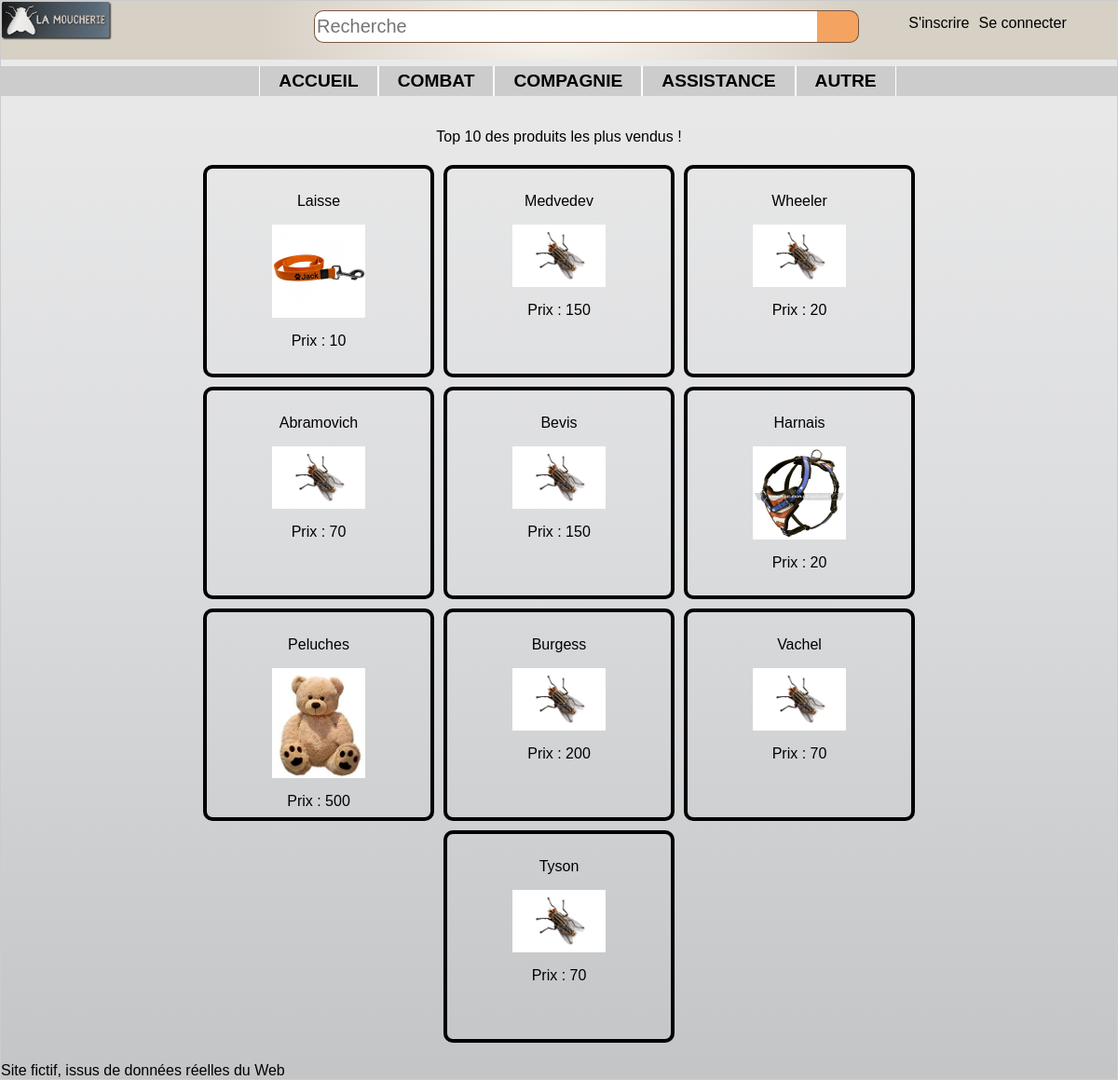
/controler/main.ctrl.php, run on the app's committed database.
### tables this page shows
CREATE TABLE categorie (
	id INTEGER PRIMARY KEY,
	nom TEXT,
	pere INTEGER,
	FOREIGN KEY(pere) REFERENCES categorie(id)
);

CREATE TABLE quantachat (
	ref INTEGER PRIMARY KEY,
	quantite INTEGER,
	FOREIGN KEY(ref) REFERENCES article(ref)
);

CREATE TABLE article (
	ref INTEGER PRIMARY KEY,
	libelle TEXT,
	description TEXT,
	categorie INTEGER,
	prix REAL,
	image TEXT,
	FOREIGN KEY(categorie) REFERENCES categorie(id)
);

### controler/articles.ctrl.php (called while the page is built, shortened)
<?php
if (isset($_GET['cat']))
  $cat = $_GET['cat'];
else
  $cat = 0;
if (isset($_GET['ref'])){
  $ref = $_GET['ref'];
  if (isset($_GET['pred'])){
    $articles = $dao->prec($ref, $cat);
  }elseif (isset($_GET['next'])){
    $articles = $dao->next($ref, $cat);
  }
}else if ( $cat == 0){
  $articles = $dao->getBestArticle();
}else{
  $articles = $dao-> firstN($cat);
}
$next = $dao->next(end($articles)->ref, $cat);
include("../view/articles.view.php");
?>

### model/DAO.class.php (called while the page is built, shortened)
<?php
    $dao = new DAO();
    class DAO {
        private $db;
        function __construct() {
            try {
              $this->db = new PDO('sqlite:../data/db/lamoucherie.db');
            }
            catch (PDOException $e){
              die("erreur de connexion:".$e->getMessage());
            }
        }
        function getBestArticle(){
            $req = "SELECT * FROM article,quantachat WHERE article.ref=quantachat.ref ORDER BY quantite DESC LIMIT 10";
            $descripteur = $this->db->query($req);
            $result = $descripteur->fetchAll(PDO::FETCH_CLASS, 'Article');
            return $result;
        }
        function getAllCat() : array {
            $catPere = "SELECT * FROM categorie WHERE id=pere";
            $descripteur = $this->db->query($catPere);
            $resCatPere = $descripteur->fetchAll(PDO::FETCH_CLASS, 'Categorie');
            $resultat = array();
            foreach ($resCatPere as $key => $value) {
              $sousCatPere = "SELECT * FROM categorie WHERE pere=$value->id AND id!=pere";
              $descripteur = $this->db->query($sousCatPere);
              $resSousCatPere = $descripteur->fetchAll(PDO::FETCH_CLASS, 'Categorie');
              array_unshift($resSousCatPere, $value);
              $resultat[] = $resSousCatPere;
            }
            return $resultat;
        }
    }
    ?>

### view/articles.view.php (the view, shortened to what this page needs)
<?php
include("../view/header.php");
echo '<section class="parcourir">';
  if ($cat==0){
    echo "<p>Top 10 des produits les plus vendus !</p>";
  }
echo '</section>';
echo '<section class="articles">';
  $PATH = '../view/imgArticles/';
  foreach ($articles as $key => $article) {
    $img = $PATH.$article->image;
    echo"<a href=\"../controler/main.ctrl.php?cat=$cat&refArticle=$article->ref\">";
      echo '<article>';
        echo "<p>$article->libelle</p>";
        echo "<p><img src='$img' /></p>";
        echo "<p>Prix : $article->prix</p>";
      echo '</article>';
    echo"</a>";
  }
echo '</section>';
include("../view/footer.php");
?>

### view/header.php (shortened to what this page needs)
<html>
<head>
  <link rel="stylesheet" type="text/css" href="../view/design/style.css">
</head>
<body class="bridge">
  <header>
    <img src="../view/design/logo-moucherieTrans.png" alt="logo-moucherieTrans">
    <form class="formulaire" action="index.html" method="post">
      <input class="champ" type="text" placeholder="Recherche"/>
      <input class="bouton" type="button" value=" " />
    </form>
  </header>
  <nav class="connexion">
    <ul>
      <?php
          if ($userConnected){
            echo "<li>MON COMPTE";
              echo "<ul>";
                echo "<li><a href=\"../controler/main.ctrl.php?panier=1\">Mon panier</a></li>";
                echo "<li><a href=\"../controler/main.ctrl.php?infocompte=1\">Information compte</a></li>";
                if(  $_SESSION['statut'] == 'admin'){
                  echo "<li><a href=\"../controler/main.ctrl.php?admin=1\">Administration</a></li>";
                }
                echo "<li><a href=\"../controler/main.ctrl.php?deconnexion=1\">Déconnexion</a></li>";
              echo "</ul>";
            echo "</li>";
          }else{
            echo "<li><a href=\"../controler/main.ctrl.php?inscription=1\">S'inscrire</a></li>";
            echo "<li><form action=\"../controler/main.ctrl.php\" method=\"get\">Se connecter";
            echo "</form></li>";
          }
       ?>
    </ul>
  </nav>
  <nav class="menu">
    <ul>
      <li><a href="../controler/main.ctrl.php">accueil</a></li>
      <?php
        foreach ($listeCategorie as $key => $value) {
          if (sizeof($value)>1){
            $catPere = $value[0]->nom;
            $numCat = $value[0]->id;
            echo"<li><a href=\"../controler/main.ctrl.php?cat=$numCat\">$catPere</a>";
            echo"</li>";
          }else{
            $catPere = $value[0]->nom;
            $numCat = $value[0]->id;
            echo"<li><a href=\"../controler/main.ctrl.php?cat=$numCat\">$catPere</a></li>";
          }
        }
      ?>
    </ul>
  </nav>

### view/design/style.css (style rules this page uses)
.bridge { background-image: -webkit-linear-gradient(top, #EBEBEB 0%, #DCDDDF 48%, #C4C5C7 99%); background-image: linear-gradient(-180deg, #EBEBEB 0%, #DCDDDF 48%, #C4C5C7 99%); margin: 0px; }
body { font-family: HelveticaNeueW01-Thin,HelveticaNeueW02-Thin,HelveticaNeueW10-35Thin,sans-serif; margin: auto; border: 1px solid #CCC; box-shadow: 10px 10px 5px #888888; }
header { font-size:large; font-weight: bolder; width: 100%; border-left: none; border-right: none; margin: 0px; margin-top: 0px; padding: 0px; display: flex; position: fixed; justify-content: space-between; background-image: -webkit-radial-gradient(27% 185%, #F9F6F1 0%, #D7D0C5 100%); background-image: radial-gradient(27% 185%, #F9F6F1 0%, #D7D0C5 100%); }
.formulaire { display:flex; justify-content: flex-start; width: 50%; height: 35px; margin-top: 10px; margin-right: 22%; }
.formulaire .champ { width: 90%; height:35px; background-color: #ffff; border: solid 1px #7a5440; border-right: solid 0px; border-radius: 10px; border-top-right-radius: 0px; border-bottom-right-radius: 0px; font-family: arial, verdana, sans-serif; font-size: 20px; margin: 0px; padding: 2px; }
.formulaire .bouton { background-color: #F4A460; background-repeat: no-repeat; border-radius: 10px,10px,0px,0px; width: 45px; height: 100%; padding: 0px; margin: 0px; border-left: solid 0px; border-radius: 10px; border-top-left-radius: 0px; border-bottom-left-radius: 0px; vertical-align: top; border: solid 1px #7a5440; border-left: solid 0px; }
.connexion { width: 300px; height: auto; position: fixed; top : 0px; right: 10px; }
.connexion ul { list-style-type:none; display : flex; justify-content: center; }
.connexion ul li a { display: inline-block; margin-right: 10px; }
header img { width: 10%; height: 50%; }
.menu ul { background: #CCCCCC; font-size: 1.2em; list-style-type:none; display : flex; justify-content: center; margin-top : 70px; font-weight: bold; text-transform: uppercase; color : black; }
.menu ul li a { display: inline-block; padding:5px 20px; border-left: 1px solid white; border-right: 1px solid white; }
li a:link { text-decoration:none; color : black; }
section { display: flex; margin: auto; flex-wrap: wrap; justify-content :center; max-width: 840px; }
.articles a { width: 220px; height: 200px; border: 4px solid black; border-radius: 10px; padding:10px; margin : 5px; text-align: center; }
.articles a:link { text-decoration:none; color : black; }
.articles article img { width: 100px; }

### data on the page
categorie: nom "COMBAT"
categorie: nom "COMPAGNIE"
categorie: nom "ASSISTANCE"
categorie: nom "AUTRE"
quantachat: ref.libelle "Laisse", ref.image (picture), ref.prix "10"
quantachat: ref.libelle "Medvedev", ref.image (picture), ref.prix "150"
quantachat: ref.libelle "Wheeler", ref.image (picture), ref.prix "20"
quantachat: ref.libelle "Abramovich", ref.image (picture), ref.prix "70"
quantachat: ref.libelle "Bevis", ref.image (picture), ref.prix "150"
quantachat: ref.libelle "Harnais", ref.image (picture), ref.prix "20"
quantachat: ref.libelle "Peluches", ref.image (picture), ref.prix "500"
quantachat: ref.libelle "Burgess", ref.image (picture), ref.prix "200"
quantachat: ref.libelle "Vachel", ref.image (picture), ref.prix "70"
quantachat: ref.libelle "Tyson", ref.image (picture), ref.prix "70"
